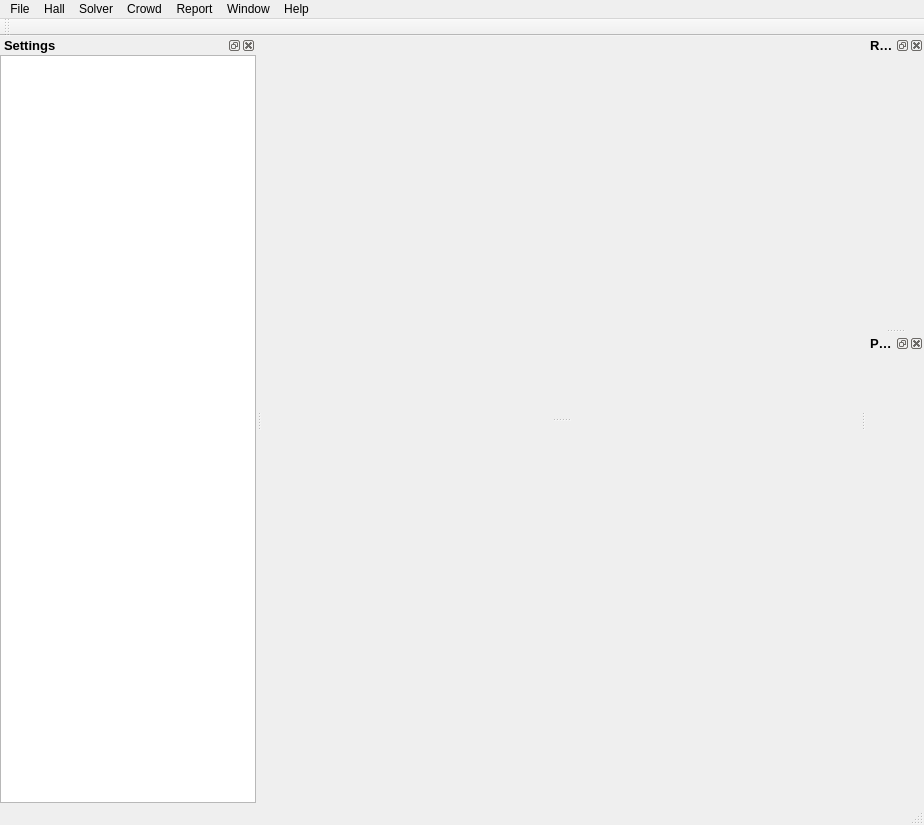
<?xml version="1.0" encoding="UTF-8"?>
<ui version="4.0">
 <class>MainWindowView</class>
 <widget class="QMainWindow" name="MainWindowView">
  <property name="geometry">
   <rect>
    <x>0</x>
    <y>0</y>
    <width>924</width>
    <height>825</height>
   </rect>
  </property>
  <property name="windowTitle">
   <string>MainWindow</string>
  </property>
  <property name="styleSheet">
   <string notr="true">/*
QMainWindow::separator{
    width: 3px;
    height: 3px;
}
*/</string>
  </property>
  <widget class="QWidget" name="centralwidget">
   <layout class="QVBoxLayout" name="verticalLayout_main">
    <property name="leftMargin">
     <number>0</number>
    </property>
    <property name="topMargin">
     <number>0</number>
    </property>
    <property name="rightMargin">
     <number>0</number>
    </property>
    <property name="bottomMargin">
     <number>0</number>
    </property>
    <item>
     <widget class="QSplitter" name="splitter">
      <property name="orientation">
       <enum>Qt::Orientation::Vertical</enum>
      </property>
      <widget class="QWidget" name="layoutWidget">
       <layout class="QVBoxLayout" name="verticalLayout_vtk"/>
      </widget>
      <widget class="QWidget" name="horizontalLayoutWidget">
       <layout class="QHBoxLayout" name="horizontalLayout_clients"/>
      </widget>
     </widget>
    </item>
   </layout>
  </widget>
  <widget class="QMenuBar" name="menubar">
   <property name="geometry">
    <rect>
     <x>0</x>
     <y>0</y>
     <width>924</width>
     <height>22</height>
    </rect>
   </property>
   <widget class="QMenu" name="menuFile">
    <property name="title">
     <string>File</string>
    </property>
    <addaction name="actionNew_Projcect"/>
    <addaction name="separator"/>
    <addaction name="actionOpen_Project"/>
    <addaction name="actionRecent_Project"/>
    <addaction name="separator"/>
    <addaction name="actionSave_Projcet"/>
    <addaction name="actionSave_As_Project"/>
    <addaction name="separator"/>
    <addaction name="actionClose_Project"/>
    <addaction name="separator"/>
    <addaction name="actionProperties"/>
    <addaction name="separator"/>
    <addaction name="actionExit"/>
   </widget>
   <widget class="QMenu" name="menuSolver">
    <property name="title">
     <string>Hall</string>
    </property>
   </widget>
   <widget class="QMenu" name="menuAnalysis">
    <property name="title">
     <string>Solver</string>
    </property>
   </widget>
   <widget class="QMenu" name="menuCrowd">
    <property name="title">
     <string>Crowd</string>
    </property>
   </widget>
   <widget class="QMenu" name="menuReport">
    <property name="title">
     <string>Report</string>
    </property>
   </widget>
   <widget class="QMenu" name="menuHelp">
    <property name="title">
     <string>Help</string>
    </property>
    <addaction name="actionHelp"/>
    <addaction name="separator"/>
    <addaction name="actionAbout"/>
   </widget>
   <widget class="QMenu" name="menuWindow">
    <property name="title">
     <string>Window</string>
    </property>
    <addaction name="actionSetting"/>
    <addaction name="actionProperties_2"/>
    <addaction name="actionCommand"/>
   </widget>
   <addaction name="menuFile"/>
   <addaction name="menuSolver"/>
   <addaction name="menuAnalysis"/>
   <addaction name="menuCrowd"/>
   <addaction name="menuReport"/>
   <addaction name="menuWindow"/>
   <addaction name="menuHelp"/>
  </widget>
  <widget class="QStatusBar" name="statusbar">
   <property name="font">
    <font>
     <pointsize>10</pointsize>
    </font>
   </property>
  </widget>
  <widget class="QToolBar" name="toolBar">
   <property name="windowTitle">
    <string>toolBar</string>
   </property>
   <attribute name="toolBarArea">
    <enum>TopToolBarArea</enum>
   </attribute>
   <attribute name="toolBarBreak">
    <bool>false</bool>
   </attribute>
  </widget>
  <widget class="QDockWidget" name="dockWidget_settings">
   <property name="font">
    <font>
     <pointsize>10</pointsize>
     <bold>true</bold>
    </font>
   </property>
   <property name="windowTitle">
    <string>Settings</string>
   </property>
   <attribute name="dockWidgetArea">
    <number>1</number>
   </attribute>
   <widget class="QWidget" name="dockWidgetContents">
    <layout class="QVBoxLayout" name="verticalLayout">
     <property name="leftMargin">
      <number>0</number>
     </property>
     <property name="topMargin">
      <number>0</number>
     </property>
     <property name="rightMargin">
      <number>0</number>
     </property>
     <property name="bottomMargin">
      <number>0</number>
     </property>
     <item>
      <widget class="QTreeWidget" name="treeWidget">
       <property name="font">
        <font>
         <pointsize>10</pointsize>
         <italic>false</italic>
         <bold>false</bold>
        </font>
       </property>
       <property name="styleSheet">
        <string notr="true"/>
       </property>
       <property name="alternatingRowColors">
        <bool>false</bool>
       </property>
       <property name="animated">
        <bool>true</bool>
       </property>
       <attribute name="headerVisible">
        <bool>false</bool>
       </attribute>
       <column>
        <property name="text">
         <string>설정</string>
        </property>
       </column>
      </widget>
     </item>
    </layout>
   </widget>
  </widget>
  <widget class="QDockWidget" name="dockWidget_command">
   <property name="font">
    <font>
     <pointsize>10</pointsize>
     <bold>true</bold>
    </font>
   </property>
   <property name="windowTitle">
    <string>Run</string>
   </property>
   <attribute name="dockWidgetArea">
    <number>2</number>
   </attribute>
   <widget class="QWidget" name="dockWidgetContents_command">
    <layout class="QVBoxLayout" name="verticalLayout_command">
     <property name="leftMargin">
      <number>2</number>
     </property>
     <property name="topMargin">
      <number>2</number>
     </property>
     <property name="rightMargin">
      <number>2</number>
     </property>
     <property name="bottomMargin">
      <number>2</number>
     </property>
    </layout>
   </widget>
  </widget>
  <widget class="QDockWidget" name="dockWidget_properties">
   <property name="font">
    <font>
     <pointsize>10</pointsize>
     <bold>true</bold>
    </font>
   </property>
   <property name="allowedAreas">
    <set>Qt::DockWidgetArea::AllDockWidgetAreas</set>
   </property>
   <property name="windowTitle">
    <string>Properties</string>
   </property>
   <attribute name="dockWidgetArea">
    <number>2</number>
   </attribute>
   <widget class="QWidget" name="dockWidgetContents_properties">
    <layout class="QVBoxLayout" name="verticalLayout_properties">
     <property name="leftMargin">
      <number>2</number>
     </property>
     <property name="topMargin">
      <number>9</number>
     </property>
     <property name="rightMargin">
      <number>2</number>
     </property>
     <property name="bottomMargin">
      <number>9</number>
     </property>
    </layout>
   </widget>
  </widget>
  <action name="actionNew_Projcect">
   <property name="text">
    <string>New...</string>
   </property>
  </action>
  <action name="actionOpen_Project">
   <property name="text">
    <string>Open...</string>
   </property>
  </action>
  <action name="actionRecent_Project">
   <property name="text">
    <string>Recent</string>
   </property>
  </action>
  <action name="actionSave_Projcet">
   <property name="text">
    <string>Save</string>
   </property>
  </action>
  <action name="actionSave_As_Project">
   <property name="text">
    <string>Save As...</string>
   </property>
  </action>
  <action name="actionClose_Project">
   <property name="text">
    <string>Close</string>
   </property>
  </action>
  <action name="actionExit">
   <property name="text">
    <string>Quit</string>
   </property>
  </action>
  <action name="actionProperties">
   <property name="text">
    <string>Preferences...</string>
   </property>
  </action>
  <action name="actionAbout">
   <property name="text">
    <string>About...</string>
   </property>
  </action>
  <action name="actionHelp">
   <property name="text">
    <string>Help</string>
   </property>
  </action>
  <action name="actionSetting">
   <property name="text">
    <string>Setting</string>
   </property>
  </action>
  <action name="actionProperties_2">
   <property name="text">
    <string>Properties</string>
   </property>
  </action>
  <action name="actionCommand">
   <property name="text">
    <string>Command</string>
   </property>
  </action>
 </widget>
 <resources/>
 <connections/>
</ui>
